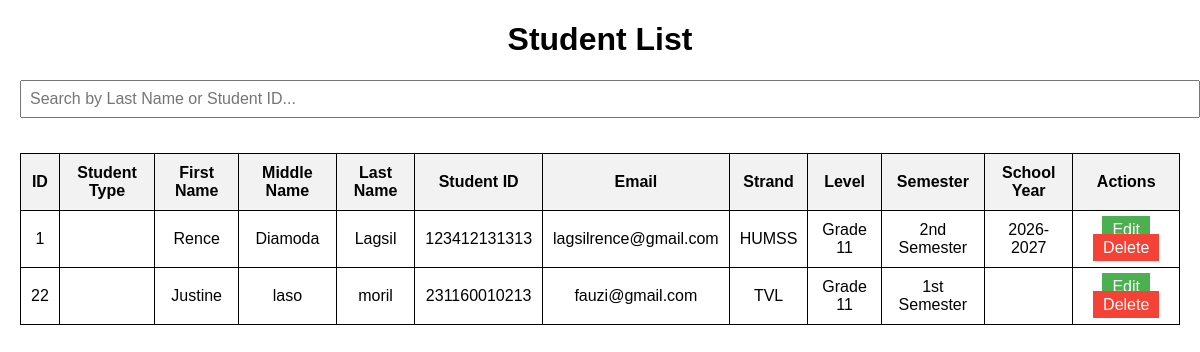
Before: /add_users.php with the older database file.
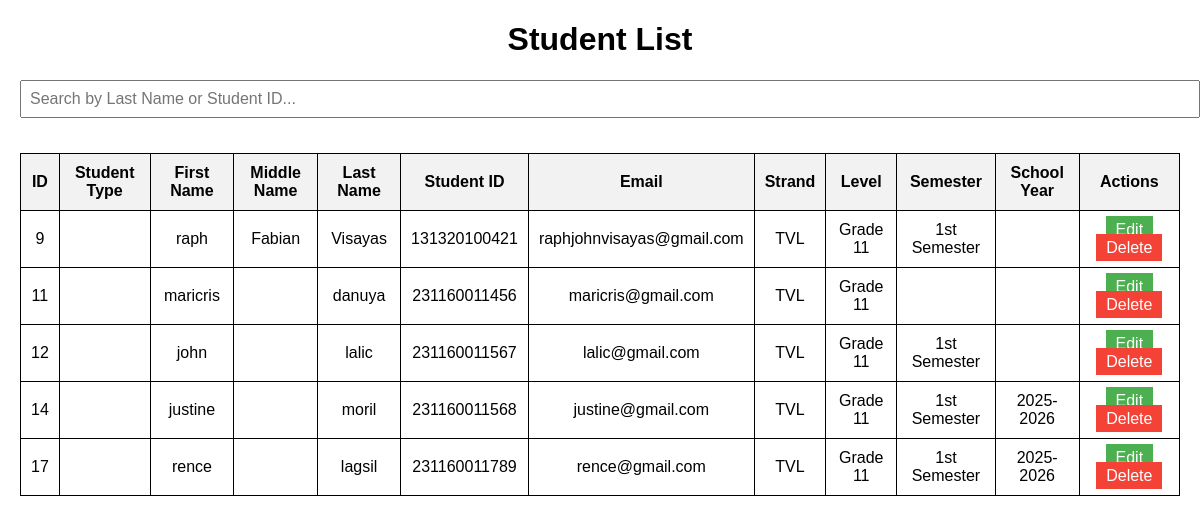
After: the same page with the newer database file.
### tables this page shows
CREATE TABLE `students` (
  `id` int(11) NOT NULL,
  `fName` varchar(50) NOT NULL,
  `mName` varchar(50) DEFAULT NULL,
  `lName` varchar(50) NOT NULL,
  `extName` varchar(10) DEFAULT NULL,
  `birthdate` date NOT NULL,
  `age` int(11) NOT NULL,
  `place` varchar(100) NOT NULL,
  `student_id` varchar(15) NOT NULL,
  `religion` varchar(50) NOT NULL,
  `gender` enum('Male','Female') NOT NULL,
  `street` varchar(100) NOT NULL,
  `city` varchar(50) NOT NULL,
  `state` varchar(50) NOT NULL,
  `country` varchar(50) NOT NULL,
  `zip` varchar(10) NOT NULL,
  `email` varchar(100) NOT NULL,
  `contactNumber` varchar(15) NOT NULL,
  `strand` varchar(10) NOT NULL,
  `level` varchar(10) NOT NULL,
  `semester` varchar(20) NOT NULL,
  `school_year` varchar(9) NOT NULL,
  `created_at` timestamp NOT NULL DEFAULT current_timestamp(),
  `role` enum('user','admin') NOT NULL DEFAULT 'user'
);

### add_users.php (the view, shortened to what this page needs)
<?php
include 'db.php';
$result = $conn->query("SELECT * FROM students");
?>
<!DOCTYPE html>
<html lang="en">
<head>
    <link rel="stylesheet" href="addstudent.css">
</head>
<body>
    <div class="container">
        <h1>Student List</h1>
        <input type="text" id="searchInput" onkeyup="filterTable()" placeholder="Search by Last Name or Student ID..." style="margin-bottom: 15px; padding: 8px; width: 100%; font-size: 16px;">
        <table>
            <tr>
                <th>ID</th>
                <th>Student Type</th>
                <th>First Name</th>
                <th>Middle Name</th>
                <th>Last Name</th>
                <th>Student ID</th>
                <th>Email</th>
                <th>Strand</th>
                <th>Level</th>
                <th>Semester</th>
                <th>School Year</th>
                <th>Actions</th>
            </tr>
            <?php while ($row = $result->fetch_assoc()): ?>
            <tr>
                <td><?= htmlspecialchars($row['id']) ?></td>
                <td><?= htmlspecialchars($row['student_type']) ?></td>
                <td><?= htmlspecialchars($row['fName']) ?></td>
                <td><?= htmlspecialchars($row['mName']) ?></td>
                <td><?= htmlspecialchars($row['lName']) ?></td>
                <td><?= htmlspecialchars($row['student_id']) ?></td>
                <td><?= htmlspecialchars($row['email']) ?></td>
                <td><?= htmlspecialchars($row['strand']) ?></td>
                <td><?= htmlspecialchars($row['level']) ?></td>
                <td><?= htmlspecialchars($row['semester']) ?></td>
                <td><?= htmlspecialchars($row['school_year']) ?></td>
                <td>
                    <a href="edit_student.php?id=<?= $row['id'] ?>" class="btn edit-btn">Edit</a>
                    <a href="delete_student.php?id=<?= $row['id'] ?>" class="btn delete-btn" onclick="return confirm('Are you sure?')">Delete</a>
                </td>
            </tr>
            <?php endwhile; ?>
        </table>
    </div>
</body>
</html>

Changed rows visible on the page:
removed students: id "1", fName "Rence", mName "Diamoda", lName "Lagsil", student "123412131313", email "lagsilrence@gmail.com", strand "HUMSS", level "Grade 11", semester "2nd Semester", school_year "2026-2027"
removed students: id "22", fName "Justine", mName "laso", lName "moril", student "231160010213", email "fauzi@gmail.com", strand "TVL", level "Grade 11", semester "1st Semester"
added students: id "9", fName "raph", mName "Fabian", lName "Visayas", student "131320100421", email "raphjohnvisayas@gmail.com", strand "TVL", level "Grade 11", semester "1st Semester"
added students: id "11", fName "maricris", lName "danuya", student "231160011456", email "maricris@gmail.com", strand "TVL", level "Grade 11"
added students: id "12", fName "john", lName "lalic", student "231160011567", email "lalic@gmail.com", strand "TVL", level "Grade 11", semester "1st Semester"
added students: id "14", fName "justine", lName "moril", student "231160011568", email "justine@gmail.com", strand "TVL", level "Grade 11", semester "1st Semester", school_year "2025-2026"
added students: id "17", fName "rence", lName "lagsil", student "231160011789", email "rence@gmail.com", strand "TVL", level "Grade 11", semester "1st Semester", school_year "2025-2026"
